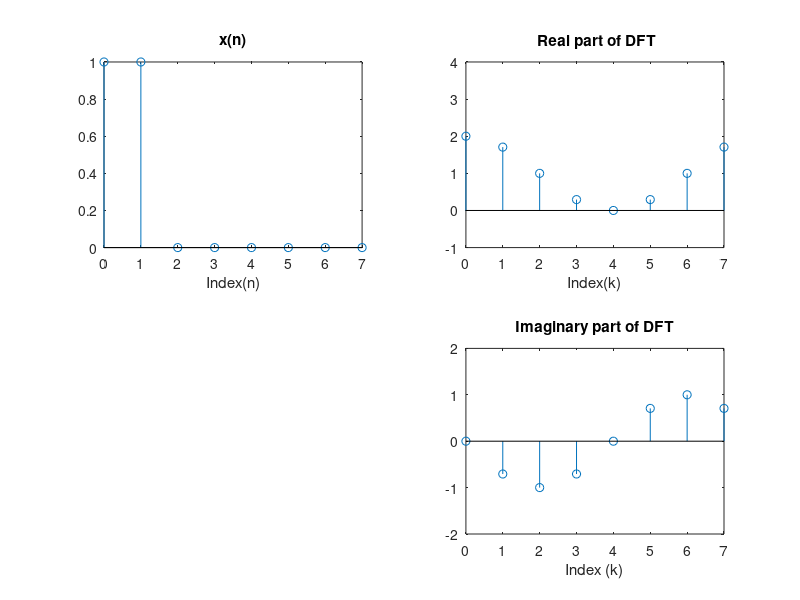

Recreate this plot in MATLAB.
clear;clc;clf;
N =8; nn = 0:(N -1); kk = nn;
xb= [1 1 0 0 0 0 0 0];
Xb = fft(xb, N);
subplot(221), stem(nn, xb);
title('x(n)'); xlabel('Index(n)');
axis([0 7 0 1]);
subplot(222), stem(kk, real(Xb));
title (' Real part of DFT');
xlabel('Index(k)');
axis([0 7 -1 4]);
subplot(224), stem (kk, imag(Xb));
title("Imaginary part of DFT");
xlabel('Index (k)');
axis([0 7 -2 2]);